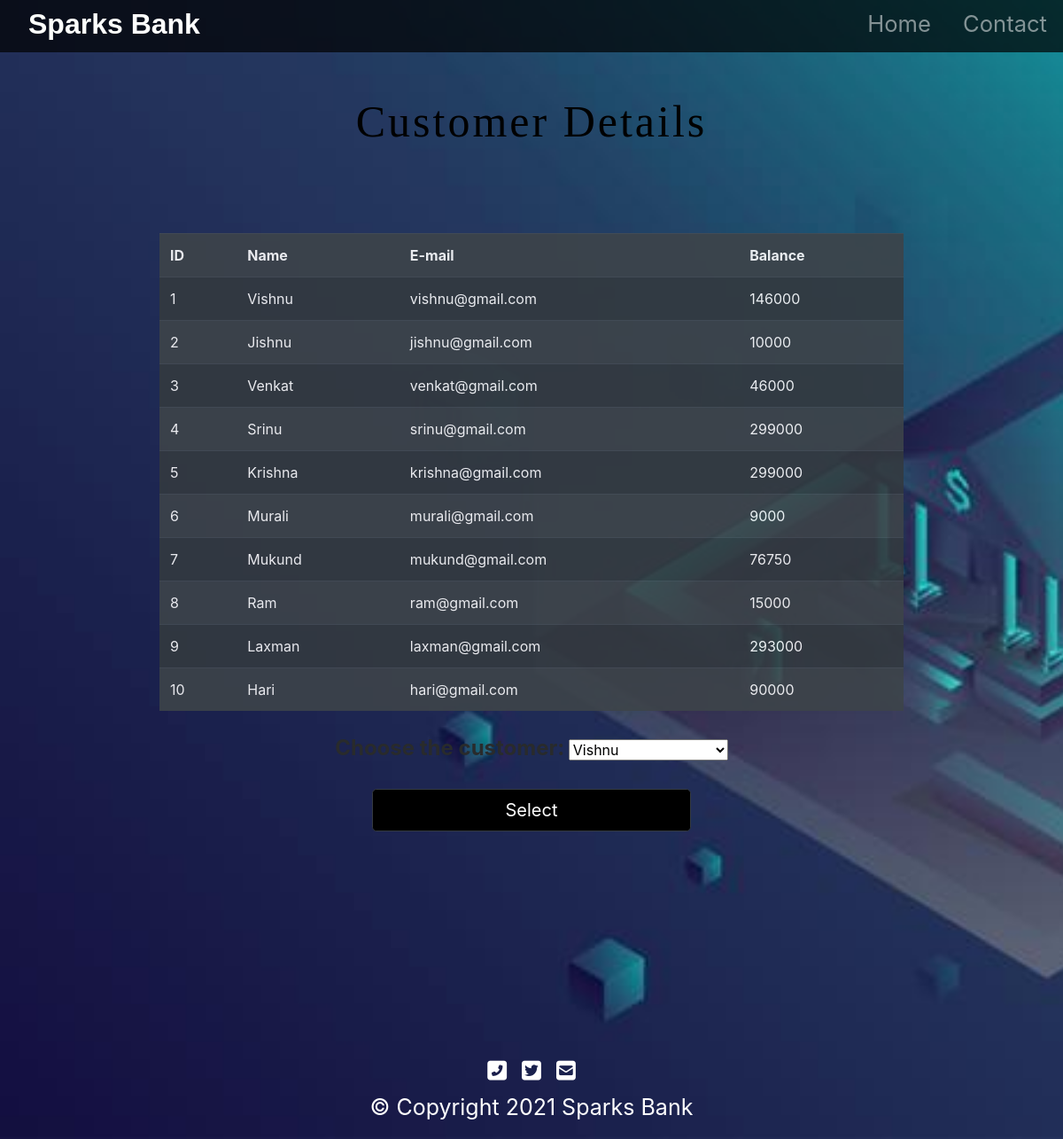
/customer.php, run on the app's committed database.
### tables this page shows
CREATE TABLE `customer` (
  `id` int(11) NOT NULL,
  `Name` varchar(255) NOT NULL,
  `email` varchar(255) NOT NULL,
  `balance` bigint(20) NOT NULL
);

### customer.php (the view, shortened to what this page needs)
<!DOCTYPE html>
<html lang="en">
<head>
  <link rel="stylesheet" href="https://stackpath.bootstrapcdn.com/bootstrap/4.5.2/css/bootstrap.min.css"
>
  <link rel="stylesheet" type="text/css" href="styles.css">
</head>
<body>
  <div id="title">
    <nav id="navbar" class="navbar navbar-expand-lg navbar-dark ">
      <a id="navbar-brand" href="index.php">Sparks<span>  Bank</span></a>
      <div class="collapse navbar-collapse" id="navbarTogglerDemo01">
        <ul class="navbar-nav ml-auto">
          <li class="nav-item">
            <a class="nav-link" href="index.php">Home</a>
          </li>
          <li class="nav-item">
            <a class="nav-link" href="#footer">Contact</a>
          </li>
        </ul>
      </div>
    </nav>
  </div>
  <?php
 echo '<h1 class="intro"><center>Customer Details</center></h1>';
 echo '<table class=" listtable table-dark table  table-striped table-hover mt-5"  style="opacity: 0.9; width: 70%; margin: auto;">
 <tr>
     <th>ID</th>
     <th>Name</th>
     <th>E-mail</th>
     <th>Balance</th>
 </tr>';
    $server = "localhost";
    $username = "root";
    $password = "";
    $database = "bank";
    $con = mysqli_connect($server, $username, $password, $database);
     $sql = "SELECT id,Name,email,balance FROM customer;";
     $sql1 = "SELECT Name FROM customer;";
        $result=mysqli_query($con,$sql);
        while($row=mysqli_fetch_array($result)){
            echo '<tr>
            <td>'.$row["id"].'</td>
            <td>'.$row["Name"].'</td>
            <td>'.$row["email"].'</td>
            <td>'.$row["balance"].'</td>
        </tr>';
          }
 echo'</table>';
?><br>
  <form action="select.php" method="POST" style="text-align:center">
    <label class="choose">Choose the customer: </label>
    <select id="cus" name="cus" style="width:15%">
      <?php $result1=mysqli_query($con,$sql1); ?>
      <?php while($row1=mysqli_fetch_array($result1)):; ?>
      <option value="<?php echo $row1[0]; ?>">
        <?php echo $row1[0]; ?>
      </option>
      <?php endwhile ;
    ?>
    </select><br>
    <div><button class="btn btn-dark btn-lg" style="margin-top:20px;">Select</button></div>
  </form>
  <br><br>
</body>
<footer id="footer">
  <i class="social-icon fas fa-phone-square-alt"></i>
  <i class="social-icon fab fa-twitter-square"></i>
  <i class="social-icon fas fa-envelope-square"></i>
  <p>© Copyright 2021 Sparks Bank</p>
</footer>
</html>

### styles.css (style rules this page uses)
#title { background: rgba(0,0,0,0.7); }
#navbar { padding: 0 0 5px; }
#navbar-brand { text-decoration: none; color:#fdfffc; font-family: sans-serif; font-size: 2rem; font-weight: bold; padding-left: 2rem; }
span { color:white; }
.nav-item { padding: 0 10px; }
.nav-link { font-size: 1.6rem; }
.btn { background-color: black; }
.intro { text-align: center; font-size: 50px; letter-spacing: 3px; font-family: 'sans-serif'; position: relative; padding:4% 8%; color:black; }
button { height: 30%; width: 30%; }
.choose { font-size:1.5rem; color:#292b2c; font-style:Ubuntu; font-weight:bold }
#footer { margin-top: 200px; padding: 5% auto; text-align: center; color: white; font-size: 25px; }
.social-icon { margin: 10px 5px; color: white; }

### customer.php (style rules this page uses)
body { background-image: url("image1.jpg"); background-size: cover; height: 100%; width: 100%; background-repeat: no-repeat; background-attachment: fixed; }

### data on the page
customer: id "1", Name "Vishnu", email "vishnu@gmail.com", balance "146000"
customer: id "2", Name "Jishnu", email "jishnu@gmail.com", balance "10000"
customer: id "3", Name "Venkat", email "venkat@gmail.com", balance "46000"
customer: id "4", Name "Srinu", email "srinu@gmail.com", balance "299000"
customer: id "5", Name "Krishna", email "krishna@gmail.com", balance "299000"
customer: id "6", Name "Murali", email "murali@gmail.com", balance "9000"
customer: id "7", Name "Mukund", email "mukund@gmail.com", balance "76750"
customer: id "8", Name "Ram", email "ram@gmail.com", balance "15000"
customer: id "9", Name "Laxman", email "laxman@gmail.com", balance "293000"
customer: id "10", Name "Hari", email "hari@gmail.com", balance "90000"

### other printed values
form field cus "Vishnu"
